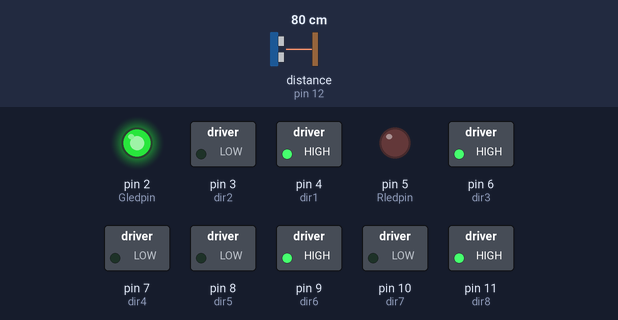
Recording of a sketch running on a simulated Arduino Uno, built with avr-gcc and run on an emulated ATmega328P. Parts: switched loads named in the sketch (green lamp = pin HIGH), output pins drawn as LEDs (lit = HIGH). Wiring (inferred from the names in the program): ultrasonic range finder: trigger pin 13; echo pin 12. The test bench sets the inputs (shaded band); at power-on: distance to the obstacle (sensor on pin 12) 80 cm. The echo pulse lasts 58.3 µs per cm; pins used as bus, display or sensor lines are not drawn.

Above: at 1.2 s.
1.3 s: distance to the obstacle (sensor on pin 12) set to 7 cm
2.8 s: distance to the obstacle (sensor on pin 12) set to 4 cm
At 4.1 s:
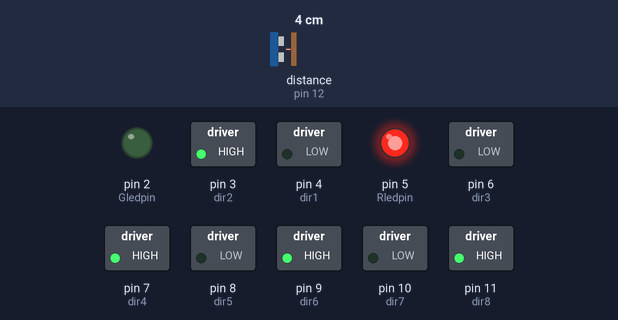
4.4 s: distance to the obstacle (sensor on pin 12) set to 9 cm
At 5.5 s:
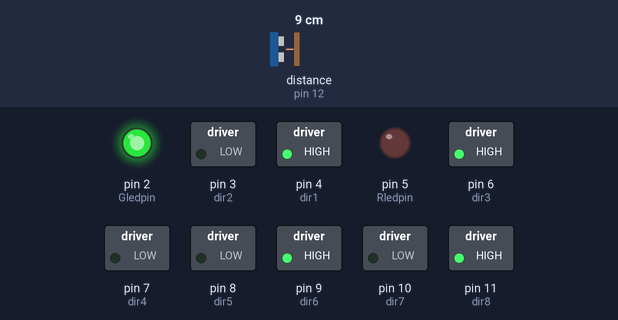
6.0 s: distance to the obstacle (sensor on pin 12) set to 2 cm
At 7.0 s:
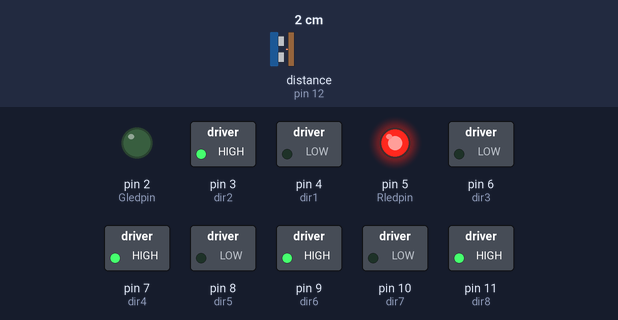
Timing chart, 0 to 8.7 s (numbered marks = the images above; inputs shaded):
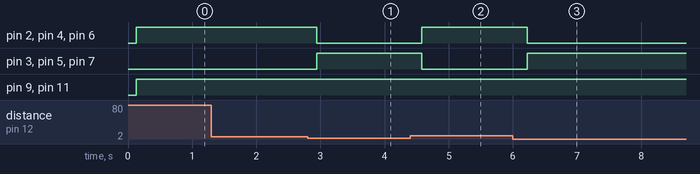

Measured:
- the behaviour switches between 6 and 5 cm on distance to the obstacle (sensor on pin 12) (found by bisection; images 0 and 1)
- after the input at 1.3 s, every drawn part: stays the same
- after the input at 2.8 s, pin 2 (Gledpin), pin 4 (dir1), pin 6 (dir3): HIGH → LOW after 0.14 s; pin 3 (dir2), pin 5 (Rledpin), pin 7 (dir4): LOW → HIGH after 0.14 s
- after the input at 4.4 s, pin 2 (Gledpin), pin 4 (dir1), pin 6 (dir3): LOW → HIGH after 0.18 s; pin 3 (dir2), pin 5 (Rledpin), pin 7 (dir4): HIGH → LOW after 0.18 s
- after the input at 6.0 s, pin 2 (Gledpin), pin 4 (dir1), pin 6 (dir3): HIGH → LOW after 0.22 s; pin 3 (dir2), pin 5 (Rledpin), pin 7 (dir4): LOW → HIGH after 0.22 s

The sketch:

obstacle_avoiding_robot.ino
```cpp
int trigPin = 13;
int echoPin=12;
int pingtraveltime;

int dir1=4;
int dir2=3;

int dir3=6;
int dir4=7;

int dir5=8;
int dir6=9;

int dir7=10;
int dir8=11;

int Gledpin=2;
int Rledpin=5;
void setup(){
pinMode(Gledpin,OUTPUT);
pinMode(Rledpin,OUTPUT);

pinMode(trigPin,OUTPUT);
pinMode(echoPin,INPUT);

pinMode(dir1,OUTPUT);
pinMode(dir2,OUTPUT);
pinMode(dir3,OUTPUT);
pinMode(dir4,OUTPUT);
pinMode(dir5,OUTPUT);
pinMode(dir6,OUTPUT);
pinMode(dir7,OUTPUT);
pinMode(dir8,OUTPUT);

}

void loop(){
 digitalWrite(trigPin,LOW);
delayMicroseconds(10);
digitalWrite(trigPin,HIGH);
delayMicroseconds(10);
digitalWrite(trigPin,LOW);
pingtraveltime= pulseIn(echoPin,HIGH);
delay(25);
Serial.println(pingtraveltime);
delay(100);

if ( pingtraveltime<300){
  digitalWrite(Rledpin,HIGH);
  digitalWrite(Gledpin,LOW);
  digitalWrite(dir1,LOW);
  digitalWrite(dir2,HIGH);
  digitalWrite(dir3,LOW);
  digitalWrite(dir4,HIGH);
  digitalWrite(dir5,LOW);
  digitalWrite(dir6,HIGH);
  digitalWrite(dir7,LOW);
  digitalWrite(dir8,HIGH);

}
else{
  digitalWrite(Gledpin,HIGH);
  digitalWrite(Rledpin,LOW);
  digitalWrite(dir1,HIGH);
  digitalWrite(dir2,LOW);
  digitalWrite(dir3,HIGH);
  digitalWrite(dir4,LOW);
  digitalWrite(dir5,LOW);
  digitalWrite(dir6,HIGH);
    digitalWrite(dir7,LOW);
  digitalWrite(dir8,HIGH);


}

}
```
